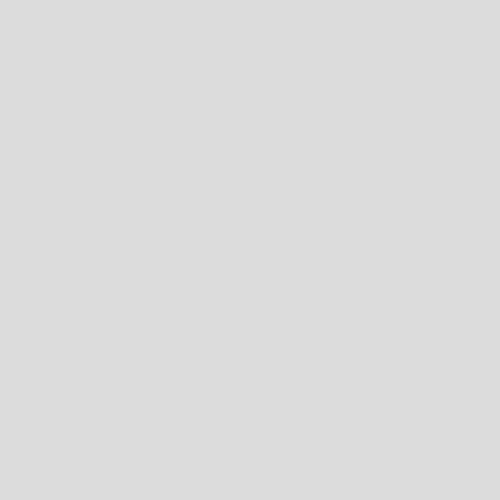
Frame 1 (no input)
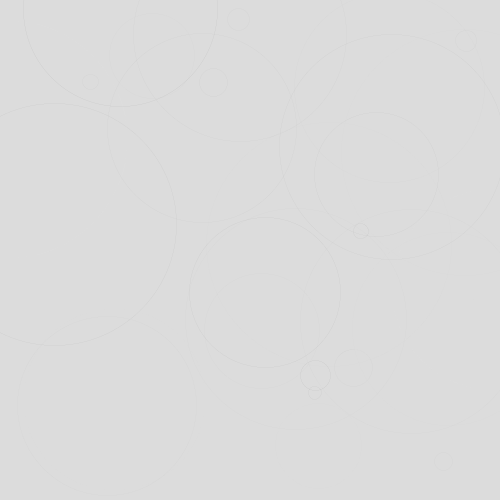
Frame 60 (the mouse pressed at the canvas centre just before this capture)
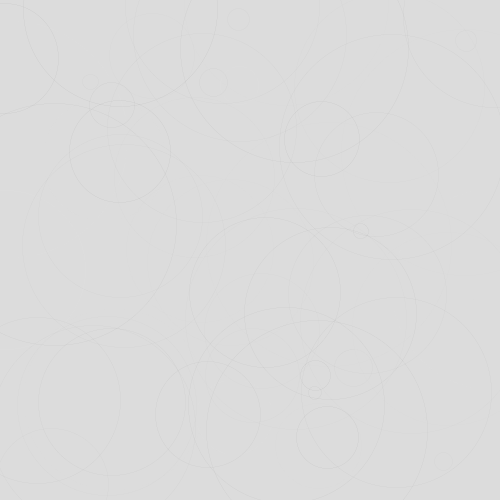
Frame 120 (the mouse held since frame 60 and released just before this capture)

The Processing sketch that drew these frames (run headless with seeded random() and noise(); from frame 60 on, the mouse is pressed at the canvas centre):

// Processing sketch: LIVE02
// ── LIVE02.pde
void setup() {
  size(500, 500);
  background(220);
  //frameRate(25);
}

void draw() {

  float x=random(500);
  float y=frameCount*0.2;
  // * means multiply
  //  / means divide
  // + means add
  // - means subtract 


  if (frameCount%20==0) {
    //rect(x,y,w,h);
    noFill();

    strokeWeight(0.05);
    //rect(x, y, 100, 100);
    //stroke(100);

    for (int i=0; i<10; i++) {

      color col=color(random(255), 55);
      stroke(col);
      float posX=random(500);
      float posY=random(500);
      float w=random(255);
      float h=random(255);
      ellipse(posX, posY, w, w);
    }
  }
  //fill(0);
  //textSize(random(100));
  //text("HELLO", 10, 100);
}
